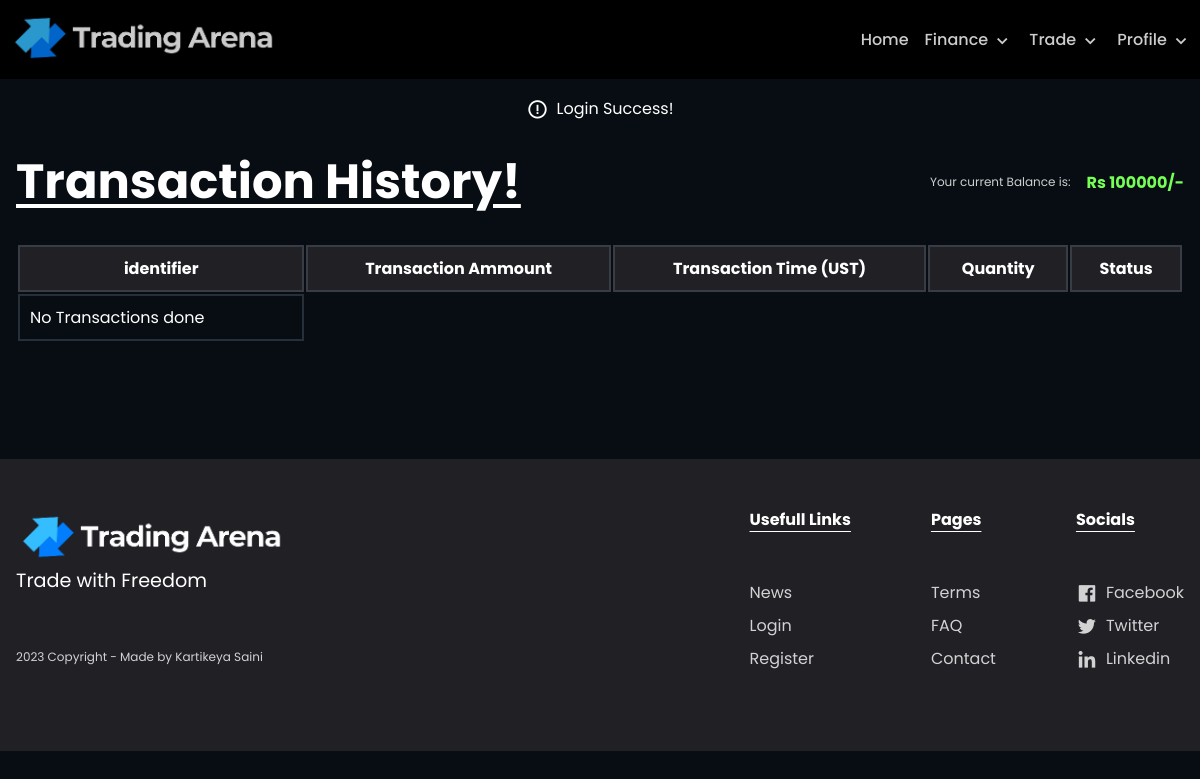
Page /?history (signed in) on the earlier database version.
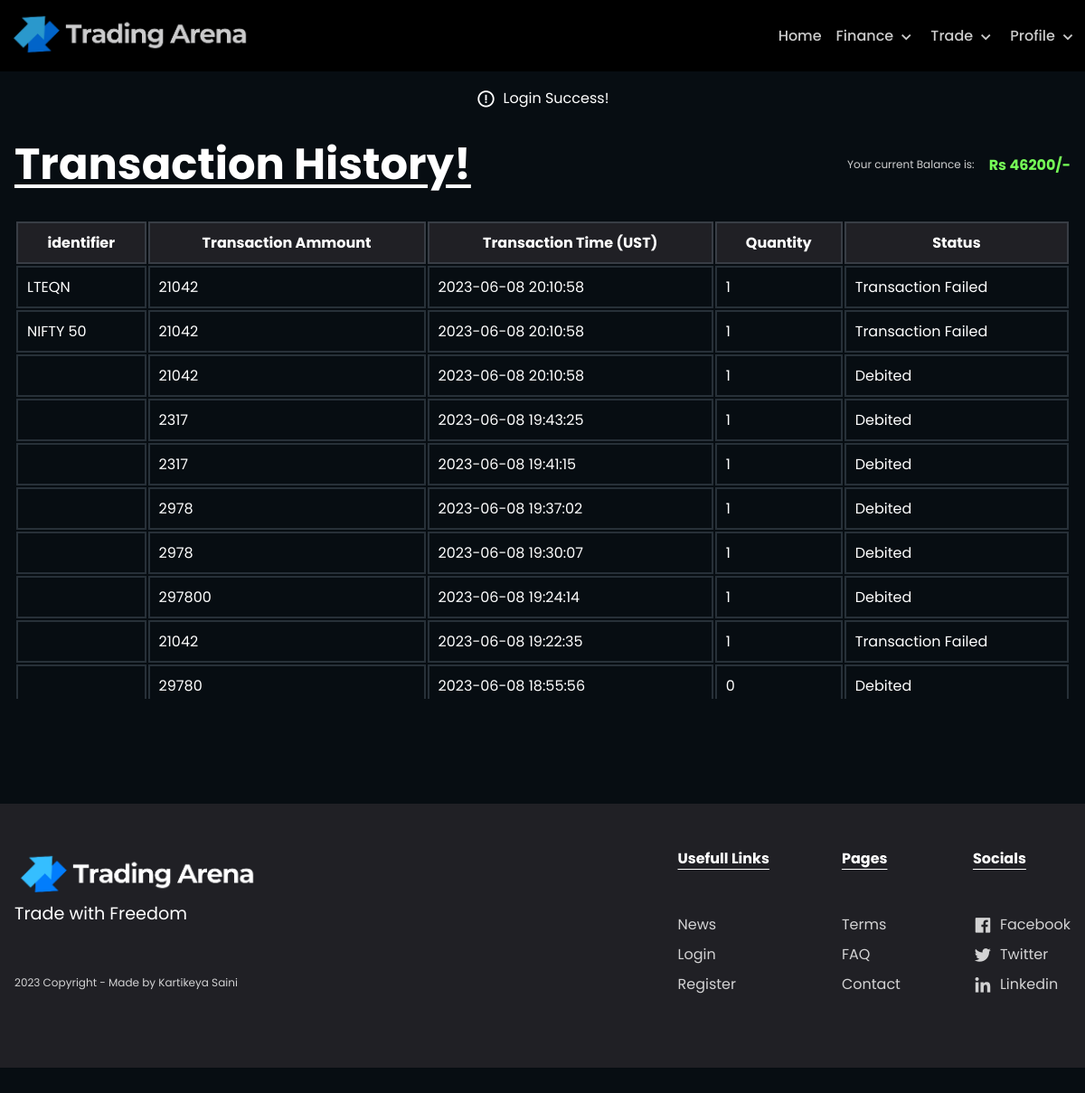
Same page on the later database version.
### tables this page shows
CREATE TABLE `transactions` (
  `id` int(11) NOT NULL,
  `email` varchar(256) NOT NULL,
  `identifier` varchar(256) NOT NULL,
  `quantity` int(11) NOT NULL DEFAULT 1,
  `stock_price` double NOT NULL,
  `transaction_amt` bigint(20) NOT NULL,
  `status` int(11) NOT NULL DEFAULT 0,
  `created_at` timestamp NOT NULL DEFAULT current_timestamp()
);

### pages/components/history.php (the view, shortened to what this page needs)
<?php
$conn = mysqli_connect(server, host, password, db_name);
$email = $_SESSION["login"]["data"]["email"];
$selectQuery = "SELECT * FROM `transactions` WHERE `email` = '$email';";
$result = mysqli_query($conn, $selectQuery);
if ($result) {
    $transactionHistory = mysqli_fetch_all($result, MYSQLI_ASSOC);
} else {
}
?>
<section class="buy__stocks__wrapper flex-col">
    <div class="" id="error">
        <?php
        if (isset($_SESSION["err"]["err_msg"])) {
            if (isset($_SESSION["err"]["err_msg"]["payment"])) {
                echo "
    <div class='err__content'>
        <i class='bx bx-error-circle'></i>
        " . $_SESSION['err']['err_msg']["payment"] . "
    </div>
";
                unset($_SESSION["err"]);
            } else {
                echo "
            <div class='err__content'>
                <i class='bx bx-error-circle'></i>
                " . $_SESSION['err']['err_msg'] . "
            </div>
        ";
            }
        }
        ?>
    </div>
    <br>
    <div class="buy__stocks container">
        <div class="buy__heading">
            <h3><u>Transaction History!</u></h3>
            <br>
            <div class="filter__wrapper">
                <span>Your current Balance is: </span>
                <h6 class="green__text">Rs <?= $_SESSION["login"]["data"]["balance"] ?>/-</h6>
            </div>
        </div>
        <div class="buy__content  ">
            <div class="buy-wrapper ">
                <br>
                <div class="scrollable buy__scrollable sticky">
                    <table class="responsive">
                        <tbody>
                            <tr class="sticky">
                                <th class="">identifier</th>
                                <th>Transaction Ammount</th>
                                <th>Transaction Time (UST)</th>
                                <th>Quantity</th>
                                <th>Status</th>
                            </tr>
                            <?php
                            $transactionHistory = array_reverse($transactionHistory);
                            if (empty($transactionHistory)) {
                                echo '<tr>
                                   <td>No Transactions done</td>
                               </tr>';
                            }
                            foreach ($transactionHistory as $transaction) {
                                $statusMessage = '';
                                switch ($transaction["status"]) {
                                    case 0:
                                        $statusMessage = 'Transaction Failed';
                                        break;
                                    case 1:
                                        $statusMessage = 'Debited';
                                        break;
                                }
                                echo '<tr>
                                   <td>' . $transaction["identifier"] . '</td>
                                   <td class="">' . $transaction["transaction_amt"] . '</td>
                                   <td>' . $transaction["created_at"] . '</td>
                                   <td>' . $transaction["quantity"] . '</td>
                                   <td>' . $statusMessage . '</td>
                               </tr>';
                            }
                            ?>
                        </tbody>
                    </table>
                </div>
            </div>
        </div>
</section>

Differences in the rows shown:
added transactions: identifier "LTEQN", transaction_amt "21042", created_at "2023-06-08 20:10:58", quantity "1", status "Transaction Failed"
added transactions: identifier "NIFTY 50", transaction_amt "21042", created_at "2023-06-08 20:10:58", quantity "1", status "Transaction Failed"
added transactions: transaction_amt "21042", created_at "2023-06-08 20:10:58", quantity "1", status "Debited"
added transactions: transaction_amt "2317", created_at "2023-06-08 19:43:25", quantity "1", status "Debited"
added transactions: transaction_amt "2317", created_at "2023-06-08 19:41:15", quantity "1", status "Debited"
added transactions: transaction_amt "2978", created_at "2023-06-08 19:37:02", quantity "1", status "Debited"
added transactions: transaction_amt "2978", created_at "2023-06-08 19:30:07", quantity "1", status "Debited"
added transactions: transaction_amt "297800", created_at "2023-06-08 19:24:14", quantity "1", status "Debited"
added transactions: transaction_amt "21042", created_at "2023-06-08 19:22:35", quantity "1", status "Transaction Failed"
added transactions: transaction_amt "29780", created_at "2023-06-08 18:55:56", quantity "0", status "Debited"
Other differences:
$_SESSION["login"]["data"]["balance"]: "100000" → "46200"
text no longer shown: "No Transactions done"
